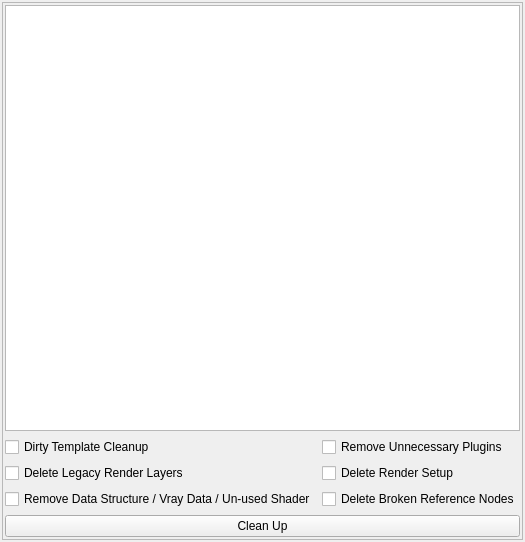
<?xml version="1.0" encoding="UTF-8"?>
<ui version="4.0">
 <class>Form</class>
 <widget class="QWidget" name="Form">
  <property name="geometry">
   <rect>
    <x>0</x>
    <y>0</y>
    <width>507</width>
    <height>542</height>
   </rect>
  </property>
  <property name="windowTitle">
   <string>Form</string>
  </property>
  <layout class="QVBoxLayout" name="verticalLayout_4">
   <property name="leftMargin">
    <number>2</number>
   </property>
   <property name="topMargin">
    <number>2</number>
   </property>
   <property name="rightMargin">
    <number>2</number>
   </property>
   <property name="bottomMargin">
    <number>2</number>
   </property>
   <item>
    <widget class="QFrame" name="frame">
     <property name="frameShape">
      <enum>QFrame::StyledPanel</enum>
     </property>
     <property name="frameShadow">
      <enum>QFrame::Raised</enum>
     </property>
     <layout class="QVBoxLayout" name="verticalLayout_3">
      <property name="leftMargin">
       <number>2</number>
      </property>
      <property name="topMargin">
       <number>2</number>
      </property>
      <property name="rightMargin">
       <number>2</number>
      </property>
      <property name="bottomMargin">
       <number>2</number>
      </property>
      <item>
       <layout class="QVBoxLayout" name="verticalLayout_2">
        <item>
         <widget class="QTextEdit" name="log_textEdit">
          <property name="minimumSize">
           <size>
            <width>0</width>
            <height>400</height>
           </size>
          </property>
         </widget>
        </item>
        <item>
         <layout class="QVBoxLayout" name="verticalLayout">
          <item>
           <layout class="QGridLayout" name="gridLayout">
            <item row="0" column="0">
             <widget class="QCheckBox" name="DirtyTemplateCleanup_checkBox">
              <property name="text">
               <string>Dirty Template Cleanup </string>
              </property>
             </widget>
            </item>
            <item row="0" column="1">
             <widget class="QCheckBox" name="RemoveUnnecessaryPlugins_checkBox">
              <property name="text">
               <string>Remove Unnecessary Plugins</string>
              </property>
             </widget>
            </item>
            <item row="1" column="0">
             <widget class="QCheckBox" name="DeleteLegacyRenderLayers_checkBox">
              <property name="text">
               <string>Delete Legacy Render Layers</string>
              </property>
             </widget>
            </item>
            <item row="2" column="0">
             <widget class="QCheckBox" name="RemoveDataStructure_checkBox">
              <property name="text">
               <string>Remove Data Structure / Vray Data / Un-used Shader</string>
              </property>
             </widget>
            </item>
            <item row="2" column="1">
             <widget class="QCheckBox" name="DeleteBrokenReferenceNodes_checkBox">
              <property name="text">
               <string>Delete Broken Reference Nodes</string>
              </property>
             </widget>
            </item>
            <item row="1" column="1">
             <widget class="QCheckBox" name="DeleteUnusedRenderSetup_checkBox">
              <property name="text">
               <string>Delete Render Setup</string>
              </property>
             </widget>
            </item>
           </layout>
          </item>
          <item>
           <widget class="QPushButton" name="cleanup_pushButton">
            <property name="text">
             <string>Clean Up</string>
            </property>
           </widget>
          </item>
         </layout>
        </item>
       </layout>
      </item>
     </layout>
    </widget>
   </item>
  </layout>
 </widget>
 <resources/>
 <connections/>
</ui>
